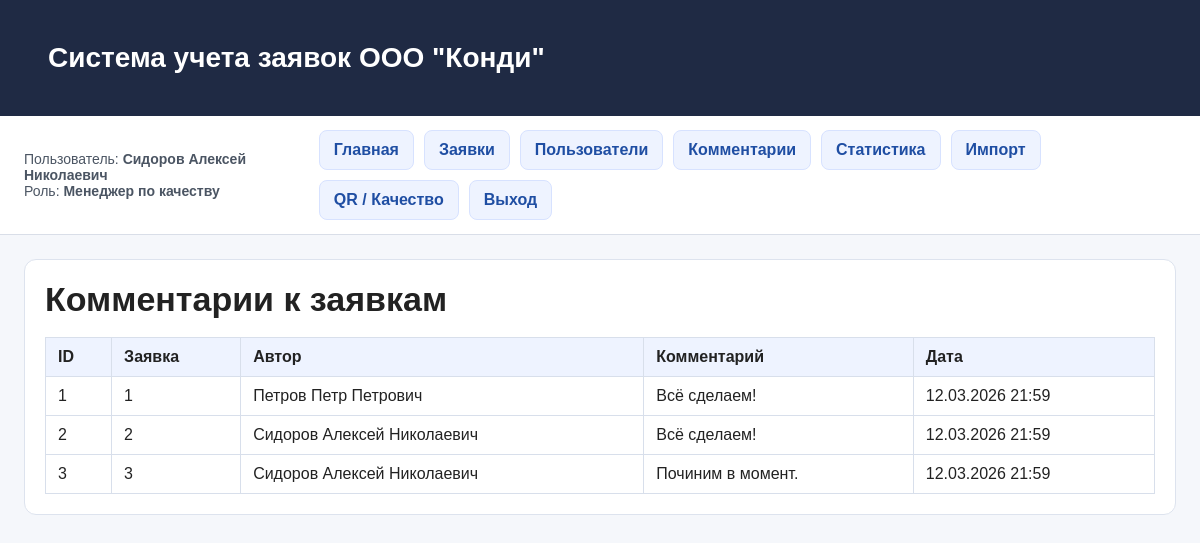
Screenshot of /comments (signed in) with the database file from the repository.
### webapp/models.py (models this page shows, shortened)
class User(db.Model):
    __tablename__ = "users"
    id = db.Column(db.Integer, primary_key=True)
    full_name = db.Column(db.String(150), nullable=False)
    username = db.Column(db.String(80), unique=True, nullable=False)
    password = db.Column(db.String(255), nullable=False)
    role = db.Column(db.String(50), nullable=False)
    phone = db.Column(db.String(30), nullable=True)
    comments = db.relationship("Comment", backref="author", lazy=True)
    assigned_requests = db.relationship(
        "Request",
        backref="specialist_user",
        lazy=True,
        foreign_keys="Request.specialist_id"
    )
    client_requests = db.relationship(
        "Request",
        backref="client_user",
        lazy=True,
        foreign_keys="Request.client_id"
    )

class Comment(db.Model):
    __tablename__ = "comments"
    id = db.Column(db.Integer, primary_key=True)
    text = db.Column(db.Text, nullable=False)
    created_at = db.Column(db.DateTime, default=datetime.utcnow)
    request_id = db.Column(db.Integer, db.ForeignKey("requests.id"), nullable=False)
    author_id = db.Column(db.Integer, db.ForeignKey("users.id"), nullable=False)

class Request(db.Model):
    __tablename__ = "requests"
    id = db.Column(db.Integer, primary_key=True)
    request_number = db.Column(db.String(50), unique=True, nullable=False)
    start_date = db.Column(db.String(50), nullable=True)
    created_at = db.Column(db.DateTime, default=datetime.utcnow)
    equipment_type = db.Column(db.String(100), nullable=False)
    equipment_model = db.Column(db.String(100), nullable=False)
    problem_description = db.Column(db.Text, nullable=False)
    client_name = db.Column(db.String(150), nullable=False)
    client_phone = db.Column(db.String(30), nullable=False)
    status = db.Column(db.String(50), default="Новая")
    planned_end_date = db.Column(db.String(50), nullable=True)
    repair_parts = db.Column(db.Text, nullable=True)
    client_id = db.Column(db.Integer, db.ForeignKey("users.id"), nullable=True)
    specialist_id = db.Column(db.Integer, db.ForeignKey("users.id"), nullable=True)
    comments = db.relationship(
        "Comment",
        backref="request",
        lazy=True,
        cascade="all, delete-orphan"
    )

### webapp/routes.py (the view)
@main_bp.route("/comments")
def comments_list():
    if "user_id" not in session:
        return redirect(url_for("main.login"))
    comments = Comment.query.order_by(Comment.created_at.desc()).all()
    return render_template("comments_list.html", comments=comments)

### webapp/templates/comments_list.html (shortened to what this page needs)
{% extends "base.html" %}
{% block content %}
<div class="card">
    <h2 class="page-title">Комментарии к заявкам</h2>
    {% if comments %}
        <table>
            <tr>
                <th>ID</th>
                <th>Заявка</th>
                <th>Автор</th>
                <th>Комментарий</th>
                <th>Дата</th>
            </tr>
            {% for comment in comments %}
            <tr>
                <td>{{ comment.id }}</td>
                <td>
                    {% if comment.request %}
                        {{ comment.request.request_number }}
                    {% else %}
                        -
                    {% endif %}
                </td>
                <td>
                    {% if comment.author %}
                        {{ comment.author.full_name }}
                    {% else %}
                        -
                    {% endif %}
                </td>
                <td>{{ comment.text }}</td>
                <td>{{ comment.created_at.strftime('%d.%m.%Y %H:%M') }}</td>
            </tr>
            {% endfor %}
        </table>
    {% else %}
        <p>Комментариев пока нет.</p>
    {% endif %}
</div>
{% endblock %}

### webapp/templates/base.html (shortened to what this page needs)
<!DOCTYPE html>
<html lang="ru">
<head>
    <link rel="stylesheet" href="{{ url_for('static', filename='css/style.css') }}">
</head>
<body>
    <div class="topbar">
        <div class="wrapper">
            <h1>Система учета заявок ООО "Конди"</h1>
        </div>
    </div>
    {% if session.get('user_id') %}
    <div class="subbar">
        <div class="wrapper">
            <div class="userbox">
                Пользователь: <strong>{{ session.get('full_name') }}</strong><br>
                Роль: <strong>{{ session.get('role') }}</strong>
            </div>
            <div class="nav">
                <a href="{{ url_for('main.dashboard') }}">Главная</a>
                <a href="{{ url_for('main.requests_list') }}">Заявки</a>
                <a href="{{ url_for('main.users_list') }}">Пользователи</a>
                <a href="{{ url_for('main.comments_list') }}">Комментарии</a>
                <a href="{{ url_for('main.statistics') }}">Статистика</a>
                <a href="{{ url_for('main.import_data') }}">Импорт</a>
                <a href="{{ url_for('main.quality_page') }}">QR / Качество</a>
                <a href="{{ url_for('main.logout') }}">Выход</a>
            </div>
        </div>
    </div>
    {% endif %}
    <div class="wrapper">
        {% block content %}{% endblock %}
    </div>
</body>
</html>

### webapp/static/css/style.css (style rules this page uses)
* { box-sizing: border-box; }
body { margin: 0; font-family: Arial, Helvetica, sans-serif; background: #f5f7fb; color: #222; }
a { color: #1f4ea3; text-decoration: none; }
.wrapper { max-width: 1200px; margin: 0 auto; padding: 24px; }
.topbar { background: #1f2a44; color: white; padding: 18px 24px; }
.topbar h1 { margin: 0; font-size: 28px; }
.subbar { background: white; border-bottom: 1px solid #d9dee8; }
.subbar .wrapper { display: flex; justify-content: space-between; align-items: center; gap: 20px; padding-top: 14px; padding-bottom: 14px; }
.userbox { font-size: 14px; color: #4b5563; }
.nav { display: flex; flex-wrap: wrap; gap: 10px; }
.nav a { display: inline-block; padding: 10px 14px; background: #eef3ff; border: 1px solid #d7e2ff; border-radius: 8px; color: #1f4ea3; font-weight: 600; }
.page-title { margin: 0 0 18px; font-size: 34px; }
.card { background: white; border: 1px solid #dde3ee; border-radius: 12px; padding: 20px; margin-bottom: 20px; }
table { width: 100%; border-collapse: collapse; background: white; }
th, td { border: 1px solid #d8dfeb; padding: 10px 12px; text-align: left; vertical-align: top; }
th { background: #eef3ff; }

### rows the page displays
User: get "Сидоров Алексей Николаевич", get "Менеджер по качеству"
Comment: id "1", request.request_number "1", author.full_name "Петров Петр Петрович", text "Всё сделаем!", created_at "12.03.2026 21:59"
Comment: id "2", request.request_number "2", author.full_name "Сидоров Алексей Николаевич", text "Всё сделаем!", created_at "12.03.2026 21:59"
Comment: id "3", request.request_number "3", author.full_name "Сидоров Алексей Николаевич", text "Починим в момент.", created_at "12.03.2026 21:59"
